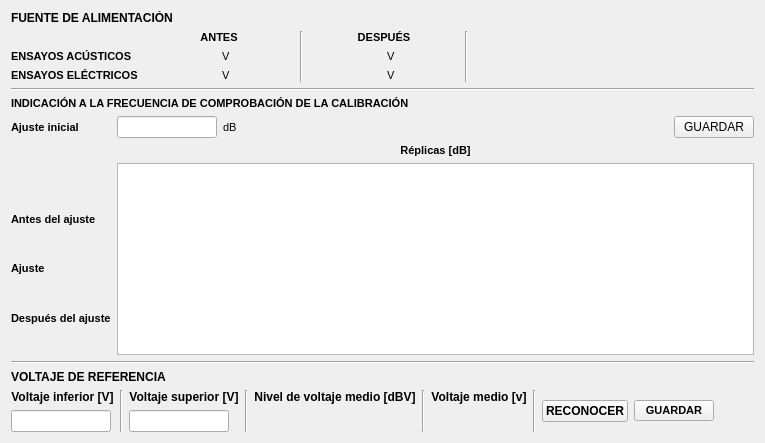
      <widget class="QWidget" name="preTestsTab">
       <attribute name="title">
        <string>Pruebas preliminares</string>
       </attribute>
       <layout class="QVBoxLayout" name="preTestVLayout">
        <item>
         <widget class="QLabel" name="supplyLabel">
          <property name="font">
           <font>
            <pointsize>9</pointsize>
            <weight>75</weight>
            <bold>true</bold>
           </font>
          </property>
          <property name="text">
           <string>FUENTE DE ALIMENTACIÓN</string>
          </property>
         </widget>
        </item>
        <item>
         <layout class="QGridLayout" name="supplyGridLayout">
          <property name="topMargin">
           <number>0</number>
          </property>
          <property name="horizontalSpacing">
           <number>6</number>
          </property>
          <item row="3" column="0">
           <widget class="QLabel" name="electricTestsLabel">
            <property name="font">
             <font>
              <pointsize>8</pointsize>
              <weight>75</weight>
              <bold>true</bold>
             </font>
            </property>
            <property name="text">
             <string>ENSAYOS ELÉCTRICOS</string>
            </property>
           </widget>
          </item>
          <item row="1" column="1" colspan="2">
           <widget class="QLabel" name="beforeLabel">
            <property name="minimumSize">
             <size>
              <width>150</width>
              <height>0</height>
             </size>
            </property>
            <property name="font">
             <font>
              <pointsize>8</pointsize>
              <weight>75</weight>
              <bold>true</bold>
             </font>
            </property>
            <property name="text">
             <string>ANTES</string>
            </property>
            <property name="alignment">
             <set>Qt::AlignCenter</set>
            </property>
           </widget>
          </item>
          <item row="1" column="4" colspan="2">
           <widget class="QLabel" name="afterLabel">
            <property name="minimumSize">
             <size>
              <width>150</width>
              <height>0</height>
             </size>
            </property>
            <property name="font">
             <font>
              <pointsize>8</pointsize>
              <weight>75</weight>
              <bold>true</bold>
             </font>
            </property>
            <property name="text">
             <string>DESPUÉS</string>
            </property>
            <property name="alignment">
             <set>Qt::AlignCenter</set>
            </property>
           </widget>
          </item>
          <item row="3" column="5">
           <widget class="QLabel" name="afterElecUnitsLabel">
            <property name="font">
             <font>
              <pointsize>8</pointsize>
             </font>
            </property>
            <property name="text">
             <string>V</string>
            </property>
           </widget>
          </item>
          <item row="1" column="8" rowspan="3">
           <spacer name="supplyHSpacer">
            <property name="orientation">
             <enum>Qt::Horizontal</enum>
            </property>
            <property name="sizeHint" stdset="0">
             <size>
              <width>40</width>
              <height>20</height>
             </size>
            </property>
           </spacer>
          </item>
          <item row="2" column="2">
           <widget class="QLabel" name="beforeAcusUnitsLabel">
            <property name="font">
             <font>
              <pointsize>8</pointsize>
             </font>
            </property>
            <property name="text">
             <string>V</string>
            </property>
           </widget>
          </item>
          <item row="3" column="1">
           <widget class="QLabel" name="beforeElecValLabel">
            <property name="font">
             <font>
              <pointsize>8</pointsize>
             </font>
            </property>
            <property name="text">
             <string/>
            </property>
            <property name="alignment">
             <set>Qt::AlignRight|Qt::AlignTrailing|Qt::AlignVCenter</set>
            </property>
           </widget>
          </item>
          <item row="2" column="1">
           <widget class="QLabel" name="beforeAcusValLabel">
            <property name="font">
             <font>
              <pointsize>8</pointsize>
             </font>
            </property>
            <property name="text">
             <string/>
            </property>
            <property name="alignment">
             <set>Qt::AlignRight|Qt::AlignTrailing|Qt::AlignVCenter</set>
            </property>
           </widget>
          </item>
          <item row="2" column="0">
           <widget class="QLabel" name="acousticTestsLabel">
            <property name="font">
             <font>
              <pointsize>8</pointsize>
              <weight>75</weight>
              <bold>true</bold>
             </font>
            </property>
            <property name="text">
             <string>ENSAYOS ACÚSTICOS</string>
            </property>
           </widget>
          </item>
          <item row="3" column="4">
           <widget class="QLabel" name="afterElecValLabel">
            <property name="font">
             <font>
              <pointsize>8</pointsize>
             </font>
            </property>
            <property name="text">
             <string/>
            </property>
            <property name="alignment">
             <set>Qt::AlignRight|Qt::AlignTrailing|Qt::AlignVCenter</set>
            </property>
           </widget>
          </item>
          <item row="2" column="4">
           <widget class="QLabel" name="afterAcusValLabel">
            <property name="font">
             <font>
              <pointsize>8</pointsize>
             </font>
            </property>
            <property name="text">
             <string/>
            </property>
            <property name="alignment">
             <set>Qt::AlignRight|Qt::AlignTrailing|Qt::AlignVCenter</set>
            </property>
           </widget>
          </item>
          <item row="2" column="5">
           <widget class="QLabel" name="afterAcusUnitsLabel">
            <property name="font">
             <font>
              <pointsize>8</pointsize>
             </font>
            </property>
            <property name="text">
             <string>V</string>
            </property>
           </widget>
          </item>
          <item row="3" column="2">
           <widget class="QLabel" name="beforeElecUnitsLabel">
            <property name="font">
             <font>
              <pointsize>8</pointsize>
             </font>
            </property>
            <property name="text">
             <string>V</string>
            </property>
           </widget>
          </item>
          <item row="1" column="3" rowspan="3">
           <widget class="Line" name="supplyVLine1">
            <property name="orientation">
             <enum>Qt::Vertical</enum>
            </property>
           </widget>
          </item>
          <item row="1" column="6" rowspan="3">
           <widget class="Line" name="supplyVLine2">
            <property name="orientation">
             <enum>Qt::Vertical</enum>
            </property>
           </widget>
          </item>
         </layout>
        </item>
        <item>
         <widget class="Line" name="preliminarHLine1">
          <property name="orientation">
           <enum>Qt::Horizontal</enum>
          </property>
         </widget>
        </item>
        <item>
         <widget class="QLabel" name="calIndLabel">
          <property name="font">
           <font>
            <pointsize>8</pointsize>
            <weight>75</weight>
            <bold>true</bold>
           </font>
          </property>
          <property name="text">
           <string>INDICACIÓN A LA FRECUENCIA DE COMPROBACIÓN DE LA CALIBRACIÓN</string>
          </property>
         </widget>
        </item>
        <item>
         <layout class="QGridLayout" name="calIndGridLayout">
          <item row="0" column="0">
           <widget class="QLabel" name="initAdjLabel">
            <property name="font">
             <font>
              <pointsize>8</pointsize>
              <weight>75</weight>
              <bold>true</bold>
             </font>
            </property>
            <property name="text">
             <string>Ajuste inicial</string>
            </property>
           </widget>
          </item>
          <item row="0" column="2">
           <widget class="QLabel" name="initAdjUnitsLabel">
            <property name="font">
             <font>
              <pointsize>8</pointsize>
             </font>
            </property>
            <property name="text">
             <string>dB</string>
            </property>
           </widget>
          </item>
          <item row="4" column="0">
           <widget class="QLabel" name="adjLabel">
            <property name="font">
             <font>
              <pointsize>8</pointsize>
              <weight>75</weight>
              <bold>true</bold>
             </font>
            </property>
            <property name="text">
             <string>Ajuste</string>
            </property>
            <property name="alignment">
             <set>Qt::AlignLeading|Qt::AlignLeft|Qt::AlignTop</set>
            </property>
           </widget>
          </item>
          <item row="5" column="0">
           <widget class="QLabel" name="afterAdjLabel">
            <property name="font">
             <font>
              <pointsize>8</pointsize>
              <weight>75</weight>
              <bold>true</bold>
             </font>
            </property>
            <property name="text">
             <string>Después del ajuste</string>
            </property>
            <property name="alignment">
             <set>Qt::AlignLeading|Qt::AlignLeft|Qt::AlignTop</set>
            </property>
           </widget>
          </item>
          <item row="0" column="3">
           <spacer name="calIndHSpacer">
            <property name="orientation">
             <enum>Qt::Horizontal</enum>
            </property>
            <property name="sizeHint" stdset="0">
             <size>
              <width>40</width>
              <height>20</height>
             </size>
            </property>
           </spacer>
          </item>
          <item row="0" column="1">
           <widget class="QLineEdit" name="adjEdit">
            <property name="maximumSize">
             <size>
              <width>100</width>
              <height>16777215</height>
             </size>
            </property>
            <property name="font">
             <font>
              <pointsize>8</pointsize>
             </font>
            </property>
            <property name="alignment">
             <set>Qt::AlignCenter</set>
            </property>
           </widget>
          </item>
          <item row="0" column="4">
           <widget class="QPushButton" name="adjSaveButton">
            <property name="text">
             <string>GUARDAR</string>
            </property>
           </widget>
          </item>
          <item row="2" column="1" rowspan="4" colspan="4">
           <widget class="QTableView" name="adjTableView">
            <property name="minimumSize">
             <size>
              <width>0</width>
              <height>50</height>
             </size>
            </property>
            <property name="font">
             <font>
              <pointsize>8</pointsize>
             </font>
            </property>
           </widget>
          </item>
          <item row="1" column="1" colspan="4">
           <widget class="QLabel" name="repliesLabel">
            <property name="font">
             <font>
              <pointsize>8</pointsize>
              <weight>75</weight>
              <bold>true</bold>
             </font>
            </property>
            <property name="text">
             <string>Réplicas [dB]</string>
            </property>
            <property name="alignment">
             <set>Qt::AlignCenter</set>
            </property>
           </widget>
          </item>
          <item row="3" column="0">
           <widget class="QLabel" name="beforeAdjLabel">
            <property name="font">
             <font>
              <pointsize>8</pointsize>
              <weight>75</weight>
              <bold>true</bold>
             </font>
            </property>
            <property name="text">
             <string>Antes del ajuste</string>
            </property>
            <property name="alignment">
             <set>Qt::AlignLeading|Qt::AlignLeft|Qt::AlignTop</set>
            </property>
           </widget>
          </item>
         </layout>
        </item>
        <item>
         <widget class="Line" name="preliminarHLine2">
          <property name="orientation">
           <enum>Qt::Horizontal</enum>
          </property>
         </widget>
        </item>
        <item>
         <widget class="QLabel" name="vRefTitleLabel">
          <property name="font">
           <font>
            <weight>75</weight>
            <bold>true</bold>
           </font>
          </property>
          <property name="text">
           <string>VOLTAJE DE REFERENCIA</string>
          </property>
         </widget>
        </item>
        <item>
         <layout class="QGridLayout" name="vRefGridLayout">
          <item row="1" column="2">
           <widget class="QLineEdit" name="vuRefLineEdit">
            <property name="maximumSize">
             <size>
              <width>100</width>
              <height>16777215</height>
             </size>
            </property>
            <property name="alignment">
             <set>Qt::AlignCenter</set>
            </property>
           </widget>
          </item>
          <item row="0" column="1" rowspan="2">
           <widget class="Line" name="vRefVLine1">
            <property name="orientation">
             <enum>Qt::Vertical</enum>
            </property>
           </widget>
          </item>
          <item row="0" column="2">
           <widget class="QLabel" name="vuRefLabel">
            <property name="font">
             <font>
              <weight>75</weight>
              <bold>true</bold>
             </font>
            </property>
            <property name="text">
             <string>Voltaje superior [V]</string>
            </property>
            <property name="alignment">
             <set>Qt::AlignCenter</set>
            </property>
           </widget>
          </item>
          <item row="0" column="6">
           <widget class="QLabel" name="vRefLabel">
            <property name="font">
             <font>
              <weight>75</weight>
              <bold>true</bold>
             </font>
            </property>
            <property name="text">
             <string>Voltaje medio [v]</string>
            </property>
            <property name="alignment">
             <set>Qt::AlignCenter</set>
            </property>
           </widget>
          </item>
          <item row="1" column="6">
           <widget class="QLabel" name="vRefValueLabel">
            <property name="text">
             <string/>
            </property>
            <property name="alignment">
             <set>Qt::AlignCenter</set>
            </property>
           </widget>
          </item>
          <item row="0" column="4">
           <widget class="QLabel" name="lvRefLabel">
            <property name="font">
             <font>
              <weight>75</weight>
              <bold>true</bold>
             </font>
            </property>
            <property name="text">
             <string>Nivel de voltaje medio [dBV]</string>
            </property>
            <property name="alignment">
             <set>Qt::AlignCenter</set>
            </property>
           </widget>
          </item>
          <item row="0" column="3" rowspan="2">
           <widget class="Line" name="vRefVLine2">
            <property name="orientation">
             <enum>Qt::Vertical</enum>
            </property>
           </widget>
          </item>
          <item row="1" column="0">
           <widget class="QLineEdit" name="viRefLineEdit">
            <property name="maximumSize">
             <size>
              <width>100</width>
              <height>16777215</height>
             </size>
            </property>
            <property name="alignment">
             <set>Qt::AlignCenter</set>
            </property>
           </widget>
          </item>
          <item row="0" column="0">
           <widget class="QLabel" name="viRefLabel">
            <property name="font">
             <font>
              <weight>75</weight>
              <bold>true</bold>
             </font>
            </property>
            <property name="text">
             <string>Voltaje inferior [V]</string>
            </property>
            <property name="alignment">
             <set>Qt::AlignCenter</set>
            </property>
           </widget>
          </item>
          <item row="0" column="5" rowspan="2">
           <widget class="Line" name="vRefVLine3">
            <property name="orientation">
             <enum>Qt::Vertical</enum>
            </property>
           </widget>
          </item>
          <item row="0" column="10" rowspan="2">
           <spacer name="vRefHSpacer">
            <property name="orientation">
             <enum>Qt::Horizontal</enum>
            </property>
            <property name="sizeHint" stdset="0">
             <size>
              <width>40</width>
              <height>20</height>
             </size>
            </property>
           </spacer>
          </item>
          <item row="0" column="8" rowspan="2">
           <widget class="QPushButton" name="vRefButton">
            <property name="font">
             <font>
              <weight>75</weight>
              <bold>true</bold>
             </font>
            </property>
            <property name="text">
             <string>RECONOCER</string>
            </property>
           </widget>
          </item>
          <item row="1" column="4">
           <widget class="QLabel" name="lvValueLabel">
            <property name="text">
             <string/>
            </property>
            <property name="alignment">
             <set>Qt::AlignCenter</set>
            </property>
           </widget>
          </item>
          <item row="0" column="7" rowspan="2">
           <widget class="Line" name="vRefVLine4">
            <property name="orientation">
             <enum>Qt::Vertical</enum>
            </property>
           </widget>
          </item>
          <item row="0" column="9" rowspan="2">
           <widget class="QPushButton" name="saveVRefButton">
            <property name="font">
             <font>
              <pointsize>8</pointsize>
              <weight>75</weight>
              <bold>true</bold>
             </font>
            </property>
            <property name="text">
             <string>GUARDAR</string>
            </property>
           </widget>
          </item>
         </layout>
        </item>
       </layout>
      </widget>
